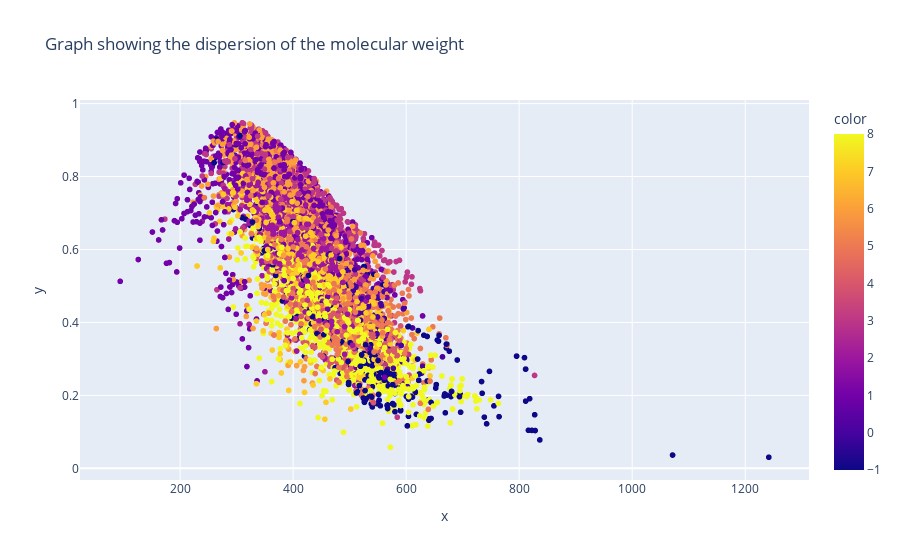

The cell this chart's notebook holds for it:
### Markdown cell above
Using Pyplot Package :

### Code cell
fig = px.scatter(x=data.T[descr_dict['ExactMolWt']], y=data.T[descr_dict['qed']], color=clusterer.labels_, title= 'Graph showing the dispersion of the molecular weight')
fig.show()
fig.write_html('test.html')

### Figure 1 — Plotly figure (JSON) as saved in the notebook; plotly's stock layout.template omitted (floating-point values rounded to 4 significant figures; data arrays with more than 128 entries replaced by an {"elided": "..."} marker saying what was removed)
{"data": [{"hovertemplate": "x=%{x}<br>y=%{y}<br>color=%{marker.color}<extra></extra>", "legendgroup": "", "marker": {"color": {"elided": "6824 int values"}, "coloraxis": "coloraxis", "symbol": "circle"}, "mode": "markers", "name": "", "showlegend": false, "type": "scattergl", "x": {"elided": "6824 float values"}, "xaxis": "x", "y": {"elided": "6824 float values"}, "yaxis": "y"}], "layout": {"coloraxis": {"colorbar": {"title": {"text": "color"}}, "colorscale": [[0, "#0d0887"], [0.1111, "#46039f"], [0.2222, "#7201a8"], [0.3333, "#9c179e"], [0.4444, "#bd3786"], [0.5556, "#d8576b"], [0.6667, "#ed7953"], [0.7778, "#fb9f3a"], [0.8889, "#fdca26"], [1, "#f0f921"]]}, "legend": {"tracegroupgap": 0}, "title": {"text": "Graph showing the dispersion of the molecular weight"}, "xaxis": {"anchor": "y", "domain": [0, 1], "title": {"text": "x"}}, "yaxis": {"anchor": "x", "domain": [0, 1], "title": {"text": "y"}}}}
